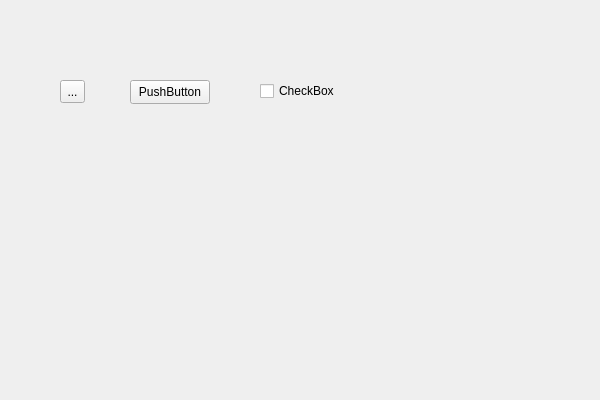
<?xml version="1.0" encoding="UTF-8"?>
<ui version="4.0">
 <class>TestClass</class>
 <widget class="QWidget" name="TestClass">
  <property name="geometry">
   <rect>
    <x>0</x>
    <y>0</y>
    <width>600</width>
    <height>400</height>
   </rect>
  </property>
  <property name="windowTitle">
   <string>Test</string>
  </property>
  <widget class="QPushButton" name="pushButton">
   <property name="geometry">
    <rect>
     <x>130</x>
     <y>80</y>
     <width>80</width>
     <height>24</height>
    </rect>
   </property>
   <property name="text">
    <string>PushButton</string>
   </property>
  </widget>
  <widget class="QToolButton" name="toolButton">
   <property name="geometry">
    <rect>
     <x>60</x>
     <y>80</y>
     <width>25</width>
     <height>23</height>
    </rect>
   </property>
   <property name="text">
    <string>...</string>
   </property>
  </widget>
  <widget class="QCheckBox" name="checkBox">
   <property name="geometry">
    <rect>
     <x>260</x>
     <y>80</y>
     <width>81</width>
     <height>22</height>
    </rect>
   </property>
   <property name="text">
    <string>CheckBox</string>
   </property>
  </widget>
 </widget>
 <layoutdefault spacing="6" margin="11"/>
 <resources>
  <include location="Test.qrc"/>
 </resources>
 <connections/>
</ui>
